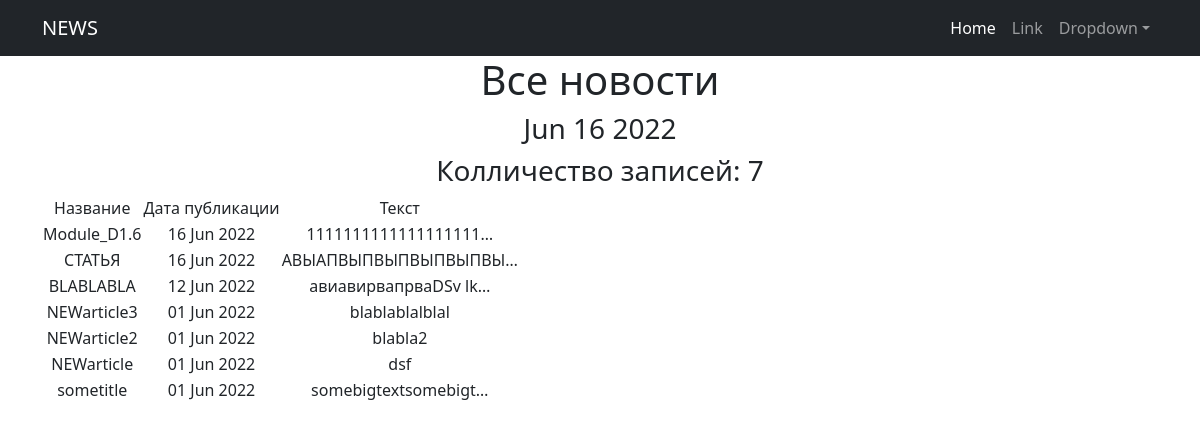
Page /news/ on the committed database.
### news/models.py (models this page shows, shortened)
class Post(models.Model):
    author = models.ForeignKey(Author, on_delete=models.CASCADE)
    NEWS = 'NW'
    ARTICLE = 'AR'
    CATEGORY_CHOICES = (
        (NEWS, 'Новость'),
        (ARTICLE, 'Статья'),
    )
    categoryType = models.CharField(max_length=2, choices=CATEGORY_CHOICES, default=ARTICLE)
    dateCreation = models.DateTimeField(auto_now_add=True)
    postCategory = models.ManyToManyField(Category, through='PostCategory')
    title = models.CharField(max_length=128)
    text = models.TextField()
    rating = models.SmallIntegerField(default=0)

### news/views.py (the view)
# urls.py: path('', PostList.as_view(), name='post_list'),
class PostList(ListView):
    model = Post
    ordering = '-dateCreation'
    template_name = 'news.html'
    context_object_name = 'news'
    paginate_by = 10
    def get_queryset(self):
        queryset = super().get_queryset()
        self.filterset = PostFilter(self.request.GET, queryset)
        return self.filterset.qs
    def get_context_data(self, **kwargs):
        context = super().get_context_data(**kwargs)
        context['filterset'] = self.filterset
        return context

### news/templatetags/custom_filters.py (called while the page is built)
@register.simple_tag()
def current_time(format_string='%b %d %Y'):
    return datetime.utcnow().strftime(format_string)

### templates/news.html (shortened to what this page needs)
{% extends 'flatpages/default.html' %}
{% load custom_filters %}
{% block content %}
<h1>Все новости</h1>
<h3>{% current_time '%b %d %Y' %}</h3>
{% if news %}
<h3> Колличество записей: {{ news | length }}</h3>
<table>
    <tr>
        <td>Название</td>
        <td>Дата публикации</td>
        <td>Текст</td>
    </tr>
    {% for new in news %}
    <tr>
        <td>{{ new.title }}</td>
        <td>{{ new.dateCreation | date:'d M Y'}}</td>
        <td>{{ new.text|truncatechars:20 }}</td>
    </tr>
    {% endfor %}
</table>
{% else %}
<h2>Новостей нет!</h2>
{% endif %}
{% endblock content %}

### templates/flatpages/default.html (shortened to what this page needs)
<!DOCTYPE html>
<html lang="en">
    <head>
        {% load static %}
        <link href="{% static 'css/styles.css' %}" rel="stylesheet" />
    </head>
    <body>
        <nav class="navbar navbar-expand-lg navbar-dark bg-dark">
            <div class="container">
                <a class="navbar-brand" href="#">NEWS</a>
                <div class="collapse navbar-collapse" id="navbarSupportedContent">
                    <ul class="navbar-nav ms-auto mb-2 mb-lg-0">
                        <li class="nav-item"><a class="nav-link active" aria-current="page" href="#">Home</a></li>
                        <li class="nav-item"><a class="nav-link" href="#">Link</a></li>
                        <li class="nav-item dropdown">
                            <a class="nav-link dropdown-toggle" id="navbarDropdown" href="#" role="button" data-bs-toggle="dropdown" aria-expanded="false">Dropdown</a>
                        </li>
                    </ul>
                </div>
            </div>
        </nav>
        <div class="container">
            <div class="row">
                <div class="col-lg-12 text-center">
                    {% block content %}
                    {% endblock content %}
                </div>
            </div>
        </div>
    </body>
</html>

### rows in the picture
Post: title "Module_D1.6", dateCreation "16 Jun 2022", text "1111111111111111111…"
Post: title "СТАТЬЯ", dateCreation "16 Jun 2022", text "АВЫАПВЫПВЫПВЫПВЫПВЫ…"
Post: title "BLABLABLA", dateCreation "12 Jun 2022", text "авиавирвапрваDSv lk…"
Post: title "NEWarticle3", dateCreation "01 Jun 2022", text "blablablalblal"
Post: title "NEWarticle2", dateCreation "01 Jun 2022", text "blabla2"
Post: title "NEWarticle", dateCreation "01 Jun 2022", text "dsf"
Post: title "sometitle", dateCreation "01 Jun 2022", text "somebigtextsomebigt…"

### other values in the picture
{{ news | length }} "7"
